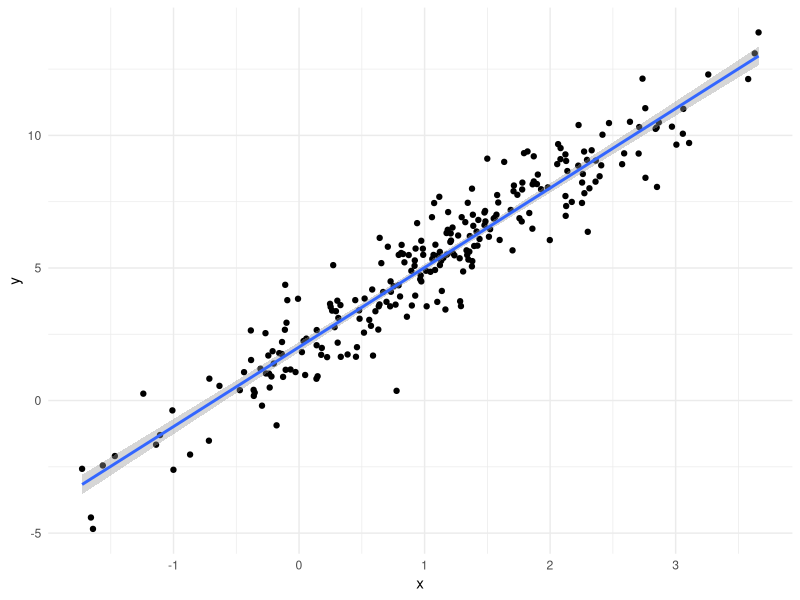
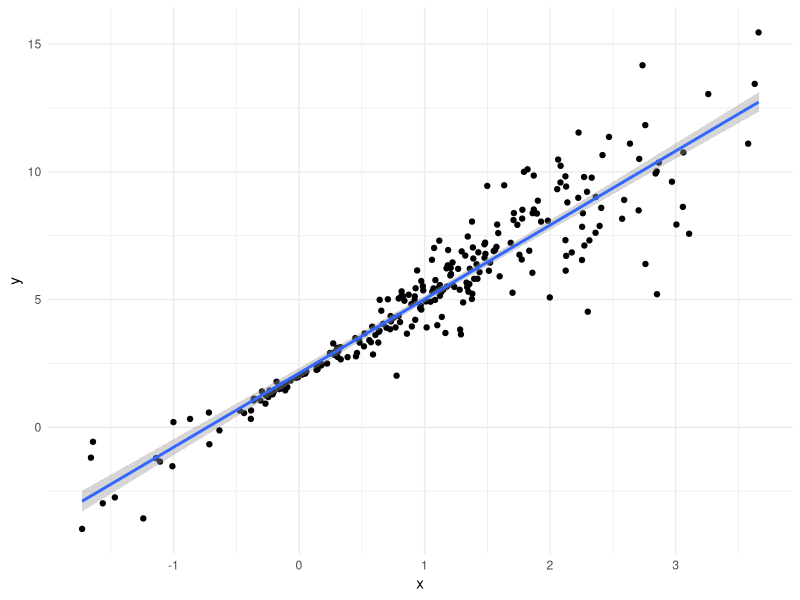
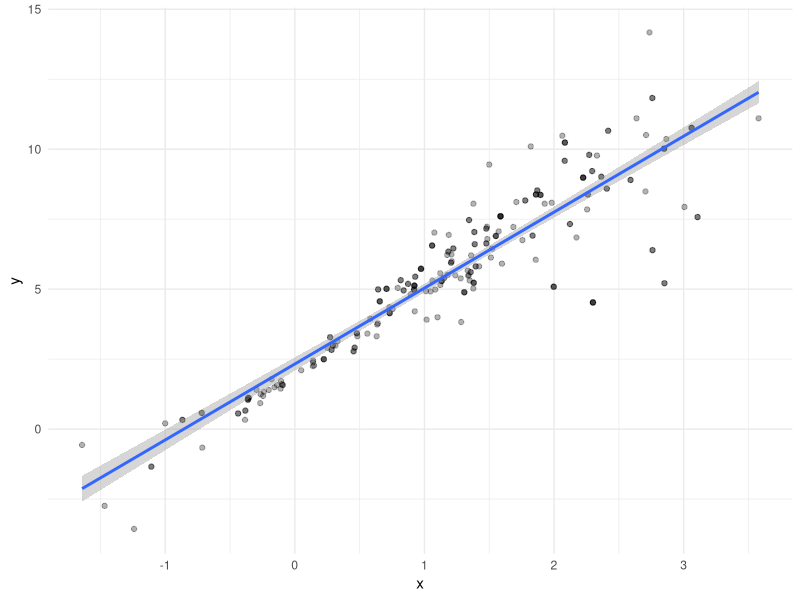

Generate these figures, in order, with R:
## ---- chunk 1
library(tidyverse)
library(modelr)

knitr::opts_chunk$set(
  fig.width = 6,
  fig.asp = 0.6,
  out.width = "90%"
)

theme_set(theme_minimal() + theme(legend.position = "bottom"))

## all plots i make will have the viridis color palette
options(
  ggplot2.continuous.colour = "viridis",
  ggplot2.continuous.fill = "viridis"
)

scale_colour_discrete = scale_colour_viridis_d
scale_fill_discrete = scale_fill_viridis_d

## ---- chunk 2
n_samp = 250

sim_df_const = 
  tibble(
    x = rnorm(n_samp, 1, 1),
    error = rnorm(n_samp, 0, 1),
    y = 2 + 3 * x + error
  )

#new error structure
sim_df_nonconst = sim_df_const %>% 
  mutate(
  error = error * .75 * x,
  y = 2 + 3 * x + error
)
## ---- chunk 3
sim_df_const %>% 
  ggplot(aes(x = x, y = y)) +
  geom_point() +
  geom_smooth(method = "lm")
## ---- chunk 4
sim_df_nonconst %>% 
  ggplot(aes(x = x, y = y)) +
  geom_point() +
  geom_smooth(method = "lm")
## ---- chunk 5
lm(y ~ x, data = sim_df_const) %>% broom::tidy()

lm(y ~ x, data = sim_df_nonconst) %>% broom::tidy()
## ---- chunk 6
boot_samp = function(df) {
  
  sample_frac(df, size = 1, replace = TRUE) %>% 
    arrange(x)
  
}
## ---- chunk 7
boot_samp(sim_df_nonconst) %>% 
  ggplot(aes(x = x, y = y)) +
  geom_point(alpha = 0.3) +
  geom_smooth(method = "lm")
## ---- chunk 8
boot_samp(sim_df_nonconst) %>% 
  lm(y ~ x, data = .) %>% 
  broom::tidy()
